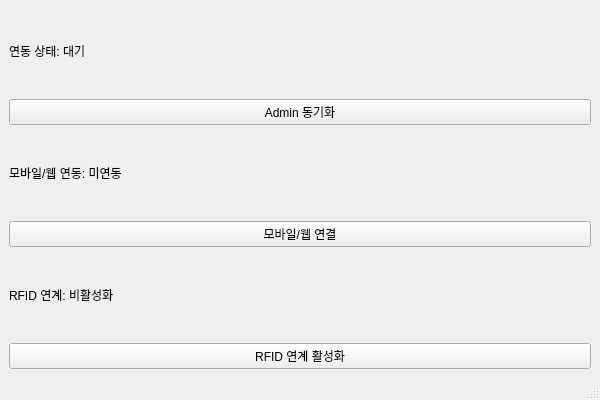
<?xml version="1.0" encoding="UTF-8"?>
<ui version="4.0">
 <class>IntegrationWindow</class>
 <widget class="QMainWindow" name="IntegrationWindow">
  <property name="geometry">
   <rect><x>0</x><y>0</y><width>600</width><height>400</height></rect>
  </property>
  <property name="windowTitle">
   <string>시스템 연동</string>
  </property>
  <widget class="QWidget" name="centralwidget">
   <layout class="QVBoxLayout" name="verticalLayout">
    <item>
     <widget class="QLabel" name="syncLabel">
      <property name="text">
       <string>연동 상태: 대기</string>
      </property>
     </widget>
    </item>
    <item>
     <widget class="QPushButton" name="adminSyncBtn">
      <property name="text">
       <string>Admin 동기화</string>
      </property>
     </widget>
    </item>
    <item>
     <widget class="QLabel" name="mobileWebLabel">
      <property name="text">
       <string>모바일/웹 연동: 미연동</string>
      </property>
     </widget>
    </item>
    <item>
     <widget class="QPushButton" name="connectMobileWebBtn">
      <property name="text">
       <string>모바일/웹 연결</string>
      </property>
     </widget>
    </item>
    <item>
     <widget class="QLabel" name="rfidLabel">
      <property name="text">
       <string>RFID 연계: 비활성화</string>
      </property>
     </widget>
    </item>
    <item>
     <widget class="QPushButton" name="rfidLinkBtn">
      <property name="text">
       <string>RFID 연계 활성화</string>
      </property>
     </widget>
    </item>
   </layout>
  </widget>
  <widget class="QStatusBar" name="statusbar"/>
 </widget>
 <resources/>
 <connections/>
</ui>
